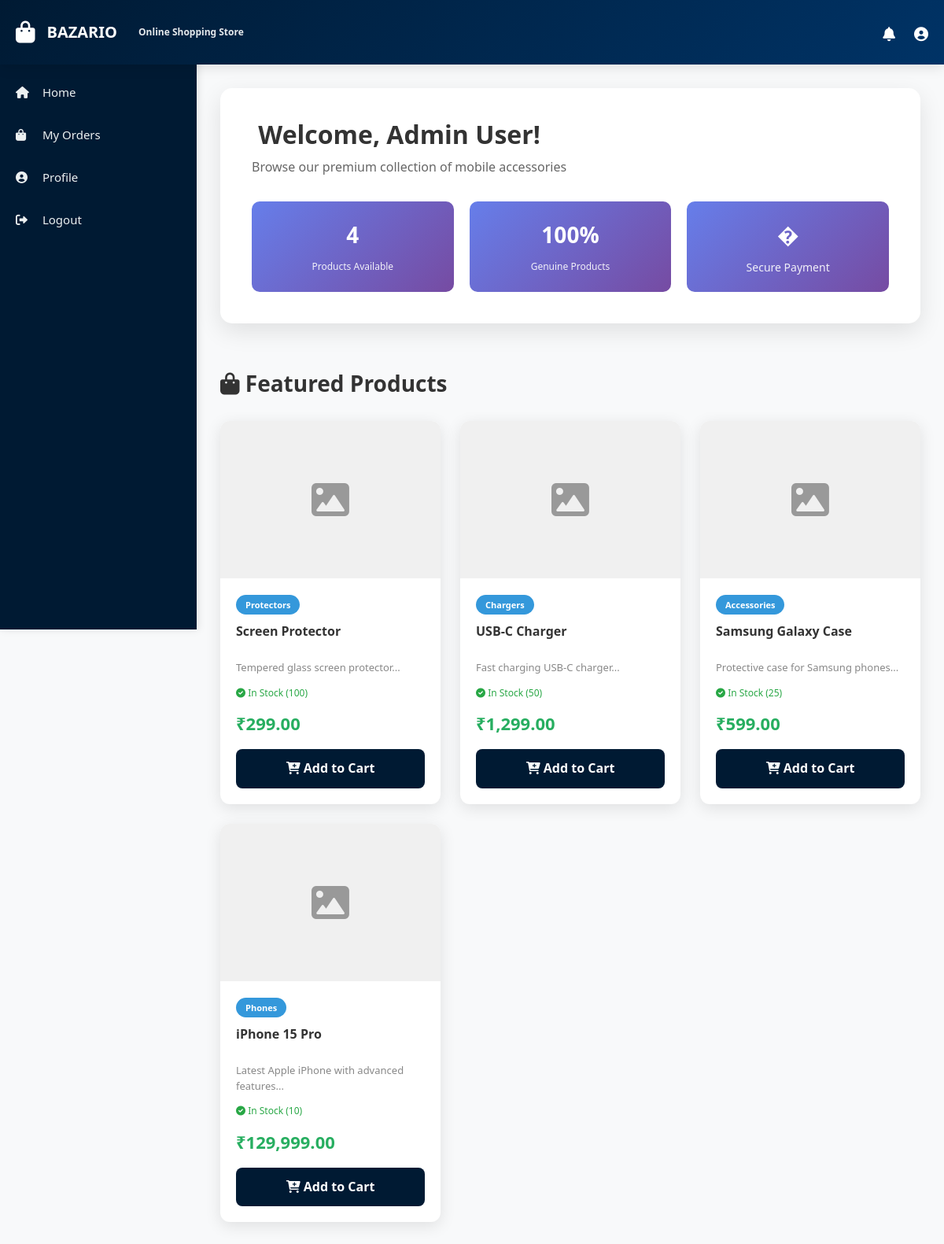
Screenshot of /user_dashboard.php (signed in) with the database file from the repository.
### tables this page shows
CREATE TABLE users (
    id INT PRIMARY KEY AUTO_INCREMENT,
    username VARCHAR(50) NOT NULL UNIQUE,
    email VARCHAR(100) NOT NULL UNIQUE,
    phone VARCHAR(10),
    dob DATE,
    password VARCHAR(255) NOT NULL,
    name VARCHAR(100),
    role ENUM('admin', 'user') DEFAULT 'user',
    last_login TIMESTAMP NULL,
    created_at TIMESTAMP DEFAULT CURRENT_TIMESTAMP,
    updated_at TIMESTAMP DEFAULT CURRENT_TIMESTAMP ON UPDATE CURRENT_TIMESTAMP
);

CREATE TABLE product (
    id INT PRIMARY KEY AUTO_INCREMENT,
    name VARCHAR(100) NOT NULL,
    category VARCHAR(50),
    price DECIMAL(10, 2) NOT NULL,
    quantity INT DEFAULT 0,
    description TEXT,
    image VARCHAR(255),
    created_at TIMESTAMP DEFAULT CURRENT_TIMESTAMP,
    updated_at TIMESTAMP DEFAULT CURRENT_TIMESTAMP ON UPDATE CURRENT_TIMESTAMP
);

### user_dashboard.php (the view, shortened to what this page needs)
<?php
require_once "config.php";
$username = htmlspecialchars($_SESSION['username']);
$user_id = $_SESSION['user_id'];
$sql = "SELECT * FROM users WHERE id = ?";
$stmt = mysqli_prepare($conn, $sql);
mysqli_stmt_bind_param($stmt, "i", $user_id);
mysqli_stmt_execute($stmt);
$result = mysqli_stmt_get_result($stmt);
$user = mysqli_fetch_assoc($result);
$sql = "SELECT * FROM product ORDER BY id DESC";
$result = $conn->query($sql);
$products = [];
while ($row = $result->fetch_assoc()) {
    $products[] = $row;
}
?>
<!DOCTYPE html>
<html lang="en">
<head>
    <link rel="stylesheet" href="https://stackpath.bootstrapcdn.com/bootstrap/4.5.2/css/bootstrap.min.css">
    <link rel="stylesheet" href="https://cdnjs.cloudflare.com/ajax/libs/font-awesome/6.0.0/css/all.min.css">
    <link rel="stylesheet" href="BAZARIO_STYLES.css">
</head>
<body>
    <div class="navbar">
        <div style="display: flex; align-items: center; gap: 15px; width: 100%;">
            <i class="fas fa-shopping-bag" style="font-size: 28px;"></i>
            <span class="navbar-brand" style="margin: 0;">BAZARIO</span>
            <span style="opacity: 0.9; font-size: 12px; margin-left: 12px;">Online Shopping Store</span>
            <div style="margin-left: auto; display: flex; align-items: center; gap: 12px;">
                <div style="position: relative;">
                    <a href="notifications.php" style="color: white; text-decoration: none; position: relative;">
                        <i class="fas fa-bell" style="font-size: 18px;"></i>
                    </a>
                </div>
                <a href="profile.php" style="color: white; text-decoration: none;">
                    <i class="fas fa-user-circle" style="font-size: 18px;"></i>
                </a>
            </div>
        </div>
    </div>
    <div class="container-main">
        <div class="sidebar">
            <a href="user_dashboard.php">
                <i class="fas fa-home"></i> Home
            </a>
            <a href="orders.php">
                <i class="fas fa-shopping-bag"></i> My Orders
            </a>
            <a href="profile.php">
                <i class="fas fa-user-circle"></i> Profile
            </a>
            <form action="logout.php" method="POST" style="margin: 0; padding: 0;">
                <button type="submit" class="sidebar-logout-btn">
                    <i class="fas fa-sign-out-alt"></i> Logout
                </button>
            </form>
        </div>
        <div class="content">
    <div class="welcome-section">
        <h1 class="welcome-title">
            <i class="fas fa-wave-hand"></i> Welcome, <?php echo htmlspecialchars($user['name'] ?? $username); ?>!
        </h1>
        <p class="welcome-subtitle">Browse our premium collection of mobile accessories</p>
        <div class="stats-row">
            <div class="stat-card">
                <div class="stat-number"><?php echo count($products); ?></div>
                <div class="stat-label">Products Available</div>
            </div>
            <div class="stat-card">
                <div class="stat-number">100%</div>
                <div class="stat-label">Genuine Products</div>
            </div>
            <div class="stat-card">
                <div class="stat-number">�</div>
                <div class="stat-label" style="font-size: 14px;">Secure Payment</div>
            </div>
        </div>
    </div>
    <div class="products-section">
        <h2 class="section-header"><i class="fas fa-shopping-bag"></i> Featured Products</h2>
        <?php if (count($products) > 0): ?>
            <div class="products-grid">
                <?php foreach ($products as $product): ?>
                    <div class="product-card">
                        <?php if ($product['image']): ?>
                            <img src="<?php echo htmlspecialchars($product['image']); ?>" alt="<?php echo htmlspecialchars($product['name']); ?>" class="product-image">
                        <?php else: ?>
                            <div class="product-image" style="display: flex; align-items: center; justify-content: center; color: #999;">
                                <i class="fas fa-image" style="font-size: 48px;"></i>
                            </div>
                        <?php endif; ?>
                        <div class="product-info">
                            <span class="product-category"><?php echo htmlspecialchars($product['category']); ?></span>
                            <h3 class="product-name"><?php echo htmlspecialchars($product['name']); ?></h3>
                            <p class="product-desc"><?php echo htmlspecialchars(substr($product['description'], 0, 60)); ?>...</p>
                            <?php if ($product['quantity'] > 0): ?>
                                <div class="product-stock in-stock">
                                    <i class="fas fa-check-circle"></i> In Stock (<?php echo $product['quantity']; ?>)
                                </div>
                            <?php else: ?>
                                <div class="product-stock out-stock">
                                    <i class="fas fa-times-circle"></i> Out of Stock
                                </div>
                            <?php endif; ?>
                            <div class="product-price">₹<?php echo number_format($product['price'], 2); ?></div>
                            <?php if ($product['quantity'] > 0): ?>
                                <a href="checkout.php?product_id=<?php echo $product['id']; ?>" class="btn-shop">
                                    <i class="fas fa-cart-plus"></i> Add to Cart
                                </a>
                            <?php else: ?>
                                <button class="btn-shop" disabled>
                                    <i class="fas fa-ban"></i> Out of Stock
                                </button>
                            <?php endif; ?>
                        </div>
                    </div>
                <?php endforeach; ?>
            </div>
        <?php endif; ?>
    </div>
    </div>
    </div>
</body>
</html>

### BAZARIO_STYLES.css (style rules this page uses)
:root { --primary-navy: #001a33; --primary-navy-light: #003366; --white: #ffffff; --light-gray: #f5f5f5; --text-dark: #333333; --text-light: #666666; --success-green: #27ae60; --processing-blue: #3498db; --warning-orange: #e67e22; --alert-red: #e74c3c; --border-color: #e0e0e0; --shadow-sm: 0 2px 8px rgba(0, 0, 0, 0.1); --shadow-md: 0 4px 12px rgba(0, 0, 0, 0.15); --shadow-lg: 0 8px 16px rgba(0, 0, 0, 0.2); --transition-speed: 0.3s; --border-radius: 8px; --max-width: 1200px; }
* { margin: 0; padding: 0; box-sizing: border-box; }
html { scroll-behavior: smooth; }
body { font-family: 'Segoe UI', Tahoma, Geneva, Verdana, sans-serif; background-color: var(--light-gray); color: var(--text-dark); line-height: 1.6; min-height: 100vh; }
.navbar { background: linear-gradient(135deg, var(--primary-navy) 0%, var(--primary-navy-light) 100%); box-shadow: var(--shadow-md); padding: 15px 0; position: sticky; top: 0; z-index: 1000; }
.sidebar { width: 250px; background-color: var(--primary-navy); padding: 20px 0; box-shadow: var(--shadow-md); position: fixed; height: calc(100vh - 70px); overflow-y: auto; top: 70px; left: 0; }
.navbar, nav.navbar { background: linear-gradient(135deg, var(--primary-navy) 0%, var(--primary-navy-light) 100%) !important; color: var(--white) !important; }
.navbar a, .navbar .navbar-brand, .navbar .nav-link { color: var(--white) !important; }
.product-card { background-color: var(--white); border-radius: var(--border-radius); overflow: hidden; box-shadow: var(--shadow-sm); transition: all var(--transition-speed); }
.product-image { width: 100%; height: 200px; object-fit: cover; background-color: var(--light-gray); }
.product-name { font-size: 16px; font-weight: 600; color: var(--primary-navy); margin-bottom: 5px; }
.product-category { display: inline-block; background-color: var(--primary-navy-light); color: var(--white); padding: 3px 8px; border-radius: 4px; font-size: 12px; margin-bottom: 8px; }
.product-price { font-size: 20px; font-weight: 700; color: var(--success-green); margin-bottom: 8px; }
.product-stock { color: var(--text-light); font-size: 12px; margin-bottom: 10px; }

### rows the page displays
users: name "Admin User"
product: category "Protectors", name "Screen Protector", description "Tempered glass screen protector", quantity "100", price "299.00"
product: category "Chargers", name "USB-C Charger", description "Fast charging USB-C charger", quantity "50", price "1,299.00"
product: category "Accessories", name "Samsung Galaxy Case", description "Protective case for Samsung phones", quantity "25", price "599.00"
product: category "Phones", name "iPhone 15 Pro", description "Latest Apple iPhone with advanced features", quantity "10", price "129,999.00"

### other values shown
count($products) "4"
